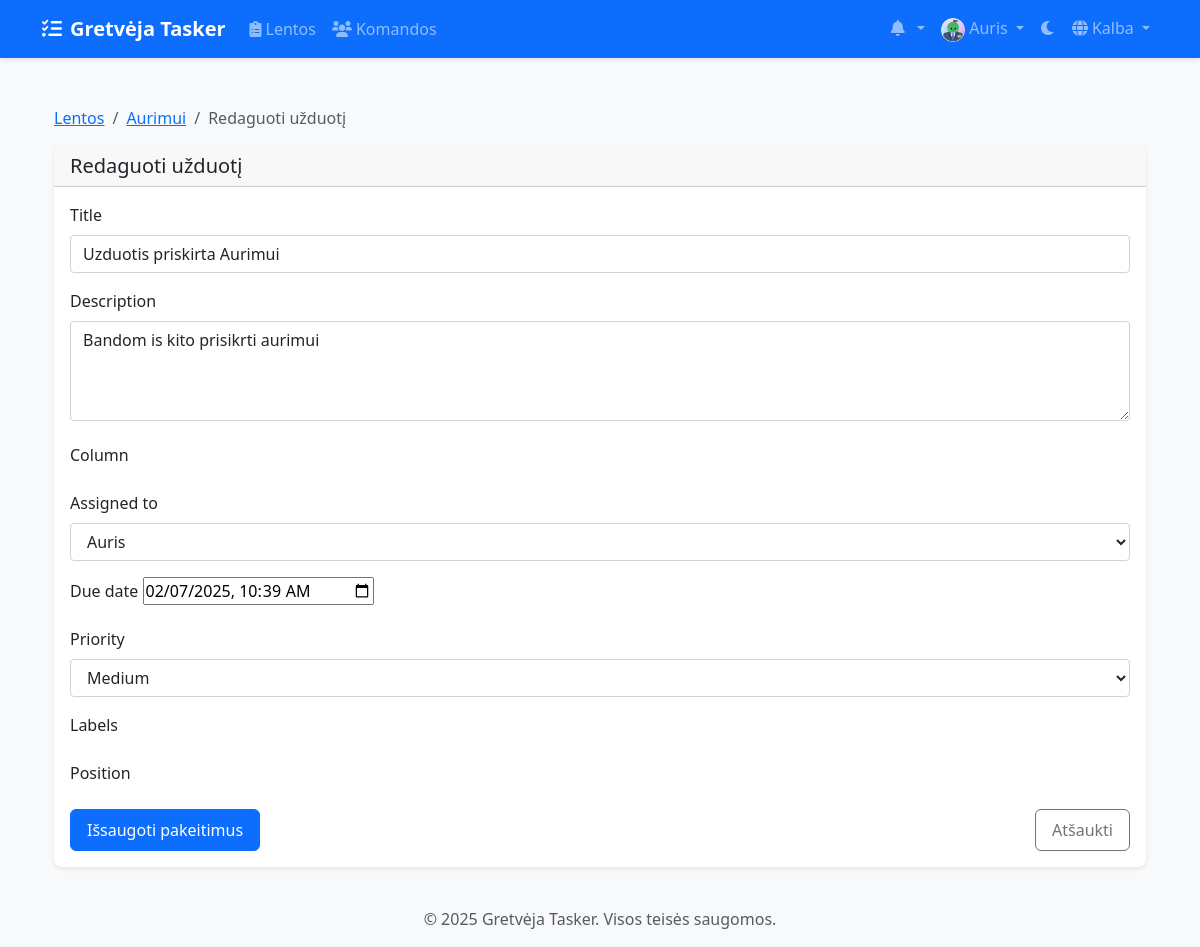
/lt/boards/tasks/2/edit/ (signed in), run on an earlier commit of the app's database.
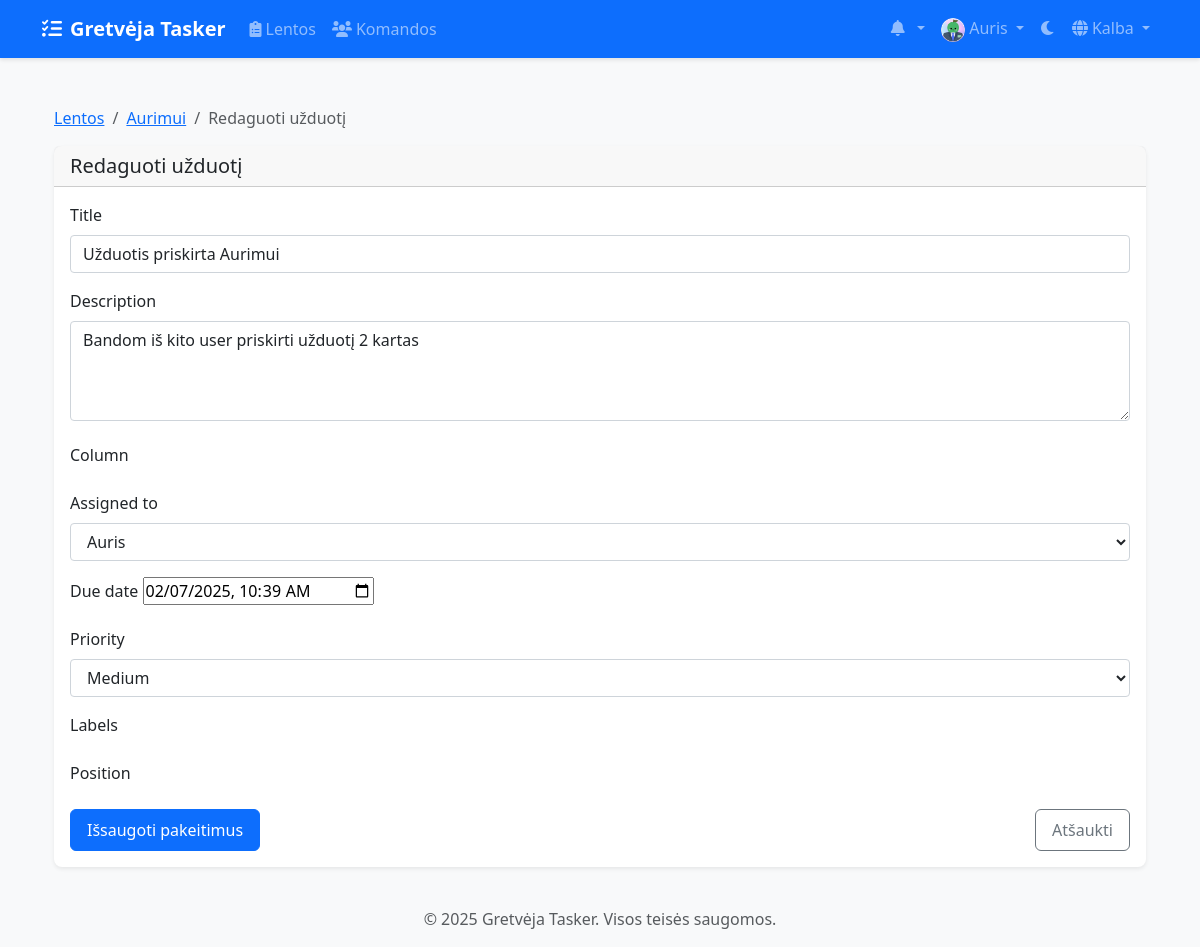
And on a later commit of the database.
### boards/models.py (models this page shows, shortened)
class Task(models.Model):
    PRIORITY_CHOICES = [
        ('low', 'Low'),
        ('medium', 'Medium'),
        ('high', 'High'),
    ]
    title = models.CharField(max_length=200)
    description = models.TextField(blank=True)
    column = models.ForeignKey(Column, on_delete=models.CASCADE, related_name='tasks')
    created_by = models.ForeignKey(
        settings.AUTH_USER_MODEL,
        on_delete=models.CASCADE,
        related_name='created_tasks'
    )
    assigned_to = models.ForeignKey(
        settings.AUTH_USER_MODEL,
        on_delete=models.SET_NULL,
        null=True,
        blank=True,
        related_name='assigned_tasks'
    )
    created_at = models.DateTimeField(auto_now_add=True)
    updated_at = models.DateTimeField(auto_now=True)
    due_date = models.DateTimeField(null=True, blank=True)
    priority = models.CharField(
        max_length=10,
        choices=PRIORITY_CHOICES,
        default='medium'
    )
    position = models.PositiveIntegerField()
    labels = models.ManyToManyField('Label', blank=True)
    class Meta:
        ordering = ['position']

### boards/views/task_views.py (the view)
# urls.py: path('tasks/<int:task_id>/edit/', views.task_edit, name='task_edit'),
@login_required
def task_edit(request, task_id):
    task = get_object_or_404(Task, id=task_id)
    board = task.column.board
    if not can_manage_task(request.user, task):
        messages.error(request, "You don't have permission to edit this task.")
        return redirect('boards:board_detail', board_id=task.column.board.id)
    if request.method == 'POST':
        form = TaskForm(request.POST, instance=task)
        if form.is_valid():
            TaskService.update_task(task, form.cleaned_data)
            messages.success(request, 'Task updated successfully.')
            return redirect('boards:board_detail', board_id=task.column.board.id)
    else:
        form = TaskForm(instance=task)
    return render(request, 'boards/task_form.html', {
        'form': form,
        'task': task,
        'board': board,
        'title': 'Edit Task'
    })

### boards/forms.py (shortened to what this page needs)
class TaskForm(forms.ModelForm):
    class Meta:
        model = Task
        fields = ['title', 'description', 'column', 'assigned_to', 'due_date', 'priority', 'labels', 'position']
        widgets = {
            'description': forms.Textarea(attrs={'rows': 3}),
            'due_date': forms.DateTimeInput(attrs={'type': 'datetime-local'}),
            'labels': forms.CheckboxSelectMultiple(),
            'column': forms.HiddenInput(),
            'position': forms.HiddenInput(),
        }
    def __init__(self, *args, board=None, user=None, **kwargs):
        super().__init__(*args, **kwargs)
        self.board = board
        self.user = user
        self.fields['title'].required = True
        self.fields['priority'].required = True
        self.fields['position'].required = True  # Make position required

### accounts/models.py (called while the page is built)
    def __str__(self):
        return self.username

### boards/permissions.py (called while the page is built)
def can_view_board(user, board):
    return (board.owner == user or
            (board.team and user in board.team.members.all()))

def can_manage_task(user, task):
    return can_view_board(user, task.column.board)

### templates/boards/task_form.html (shortened to what this page needs)
{% extends 'base.html' %}
{% load i18n %}
{% load static %}
{% block content %}
<div class="container mt-4">
    <nav aria-label="breadcrumb">
        <ol class="breadcrumb">
            <li class="breadcrumb-item"><a href="{% url 'boards:board_list' %}">{% trans "Boards" %}</a></li>
            <li class="breadcrumb-item"><a href="{% url 'boards:board_detail' board.id %}">{{ board.title }}</a></li>
            <li class="breadcrumb-item active" aria-current="page">
                {% if task %}
                    {% trans "Edit Task" %}
                {% else %}
                    {% trans "Create Task" %}
                {% endif %}
            </li>
        </ol>
    </nav>
    <div class="card shadow-sm">
        <div class="card-header">
            <h5 class="mb-0">
                {% if task %}
                    {% trans "Edit Task" %}
                {% else %}
                    {% trans "Create Task" %}
                {% endif %}
            </h5>
        </div>
        <div class="card-body">
            <form method="post" enctype="multipart/form-data">
                {% for field in form %}
                <div class="mb-3">
                    <label for="{{ field.id_for_label }}" class="form-label">{{ field.label }}</label>
                    {{ field }}
                </div>
                {% endfor %}
                <div class="d-flex justify-content-between">
                    <button type="submit" class="btn btn-primary">
                        {% if task %}
                            {% trans "Save Changes" %}
                        {% else %}
                            {% trans "Create Task" %}
                        {% endif %}
                    </button>
                    <a href="{% url 'boards:board_detail' board.id %}" class="btn btn-outline-secondary">
                        {% trans "Cancel" %}
                    </a>
                </div>
            </form>
        </div>
    </div>
</div>
{% endblock %}

What changed in the data, as far as the page shows it:
changed Task "Auris": title "Uzduotis priskirta Aurimui" → "Užduotis priskirta Aurimui"; description "Bandom is kito prisikrti aurimui" → "Bandom iš kito user priskirti užduotį 2 kartas"
